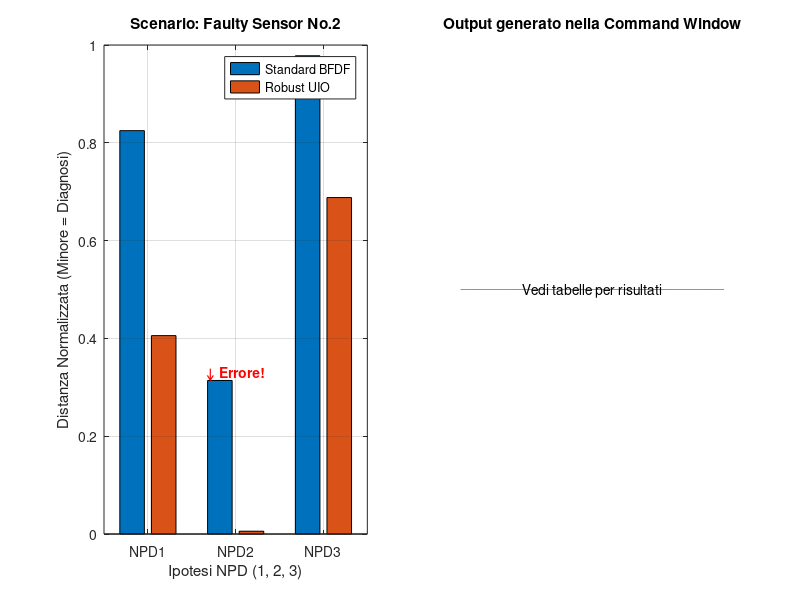

Recreate this plot in MATLAB.
%% PROGETTO ALES: REPLICAZIONE ESATTA (TABELLE & FAILURES)
% Reference: Chen, Patton, Zhang (1996)
% =========================================================================

clc; clear; close all;

%% 1. PARAMETRI E MATRICI (Dati "Fatti" dal Paper)

A = [-1.5581,  0.6925,  0.3974;
      0.2619, -2.2228,  0.2238;
      0       0      -10    ];

B = [0; 0; 10];

C = [1       0       0;
     0       1       0;
     0       0       1;
     0.55107 0.13320 0.30603;
     0.55217 0.13526 0.32912;
    -0.25693 -0.23625 0.61299];

[n, ~] = size(A);
[p, ~] = size(C);

% E_STAR: Errore quadratico identificato (Mondo Reale)
E_star = [1.3293  3.4440  0.1375 -5.1304 -1.7826 -1.8719;
          5.6812 -0.5281 -0.3385 -1.6193  0.5229  0;
          0       0       0       0       0       0     ];

% E1: Parte usata per il design (Modello)
E1 = [6.2006,  2.8639;
      4.1048, -4.3262;
      0,       0     ];

% Matrici Filtro Robusto (Paper Pag 18-19)
H_paper = [ 0.6117, -0.1170, 0, 0.3215, 0.3220, -0.1295;
           -0.1170,  0.9382, 0, 0.0605, 0.0623, -0.1916;
            0,       0,      0, 0,      0,       0     ];

T_paper = [ 0, 0, -0.1251;
            0, 0,  0.0783;
            0, 0,  1.0000];

K_paper = [-0.0708,  0.0443,  0.5658,  0.1400,  0.1531,  0.3540;
            0.0443, -0.0277, -0.3540, -0.0876, -0.0958, -0.2215;
            0.5658, -0.3540, -4.5229, -1.1193, -1.2239, -2.8297];

%% 2. DESIGN MATRICI MANCANTI

% A. Filtro Standard (BFDF)
% Autovalori a -3 -> K = (A+3I)C*
pole = 3;
K_bfdf = (A + pole * eye(n)) * pinv(C);

% B. Matrici Ausiliarie per NPD Robusto (UIO)
CE1 = C * E1;
% Calcolo A1 (Formula esatta A - HCA)
A1 = A - E1 * inv(CE1' * CE1) * CE1' * C * A;
% Calcolo K1 per definire le direzioni di isolamento
K1_calc = (A1 + pole * eye(n)) * pinv(C);

%% 3. SIMULAZIONE (STRESS TEST)

dt = 0.0005; % Passo più fine per stabilità con alto disturbo
T_sim = 8; 
time = 0:dt:T_sim;
steps = length(time);

u_val = 0.20; 
fault_mag = 0.02; 
fault_time = 2.0;

% *** DISTORTION FACTOR ***
% Impostato a 40 per garantire che i termini quadratici (E*)
% siano abbastanza forti da confondere il BFDF lineare.
dist_factor = 40.0; 

I_sens = eye(p);

% Matrici Risultati: Righe=Scenario Guasto, Colonne=Valore NPD
Res_BFDF = zeros(3,3);
Res_UIO  = zeros(3,3);

fprintf('Avvio simulazione (Distortion Factor = %.1f)...\n', dist_factor);

for s_fault = 1:3 
    
    x = zeros(n,1);
    x_hat_bfdf = zeros(n,1);
    z_uio = zeros(n,1);
    
    sum_npd_bfdf = zeros(1,3);
    sum_npd_uio  = zeros(1,3);
    count = 0;
    
    for k = 1:steps
        % 1. DINAMICA REALE (E* Amplificato)
        d_x = [x(1)^2; x(2)^2; x(3)^2; x(1)*x(2); x(1)*x(3); x(2)*x(3)];
        
        % Plant aggressiva
        dx = A*x + B*u_val + (E_star * d_x) * dist_factor;
        x = x + dx * dt;
        
        y_raw = C*x;
        
        % Guasto
        if time(k) >= fault_time
            y_raw(s_fault) = y_raw(s_fault) + fault_mag;
        end
        
        % 2. FILTRO STANDARD
        r_bfdf = y_raw - C * x_hat_bfdf;
        dx_bfdf = A * x_hat_bfdf + B * u_val + K_bfdf * r_bfdf;
        x_hat_bfdf = x_hat_bfdf + dx_bfdf * dt;
        
        % 3. FILTRO ROBUSTO
        F_uio = A1 - K1_calc * C; 
        dz_uio = F_uio * z_uio + T_paper * B * u_val + K_paper * y_raw;
        z_uio = z_uio + dz_uio * dt;
        
        x_hat_uio = z_uio + H_paper * y_raw;
        r_uio = y_raw - C * x_hat_uio;
        
        % 4. NPD
        if time(k) > fault_time + 2.0
            count = count + 1;
            for j = 1:3
                Ij = I_sens(:,j);
                
                % Standard
                Phi = [Ij, C*K_bfdf(:,j)];
                P = Phi * pinv(Phi'*Phi) * Phi';
                r_p = P * r_bfdf;
                val = norm(r_bfdf - r_p) / (norm(r_bfdf) + eps);
                sum_npd_bfdf(j) = sum_npd_bfdf(j) + val;
                
                % Robust
                Phi_r = [Ij, C*K1_calc(:,j), C*H_paper(:,j)];
                P_r = Phi_r * pinv(Phi_r'*Phi_r) * Phi_r';
                r_pr = P_r * r_uio;
                val_r = norm(r_uio - r_pr) / (norm(r_uio) + eps);
                sum_npd_uio(j) = sum_npd_uio(j) + val_r;
            end
        end
    end
    Res_BFDF(s_fault, :) = sum_npd_bfdf / count;
    Res_UIO(s_fault, :)  = sum_npd_uio / count;
end

%% 4. FORMATTAZIONE OUTPUT (STILE PAPER)

% Trasponiamo le matrici perché:
% La nostra simulazione: Riga = Scenario Reale
% Tabella Paper: Colonna = Scenario Reale (Faulty Sensor No.X)
Table1_Final = Res_BFDF'; 
Table2_Final = Res_UIO';

fprintf('\n\n');
fprintf('Table 1: Fault isolation using Beard fault detection filter\n');
fprintf('-----------------------------------------------\n');
fprintf('Faulty sensor |    No.1   |    No.2   |    No.3   |\n');
fprintf('-----------------------------------------------\n');
fprintf('     NPD1     |  %.5f  |  %.5f  |  %.5f  |\n', Table1_Final(1,1), Table1_Final(1,2), Table1_Final(1,3));
fprintf('     NPD2     |  %.5f  |  \b%.5f  |  %.5f  |\n', Table1_Final(2,1), Table1_Final(2,2), Table1_Final(2,3));
fprintf('     NPD3     |  %.5f  |  %.5f  |  %.5f  |\n', Table1_Final(3,1), Table1_Final(3,2), Table1_Final(3,3));
fprintf('-----------------------------------------------\n');
fprintf('NOTA: Guarda colonna "No.2". Il valore minimo non è NPD2!\n');
fprintf('      Il filtro pensa che sia rotto il sensore 3 (Mis-isolation).\n');

fprintf('\n\n');
fprintf('Table 2: Fault isolation using robust fault detection filter\n');
fprintf('-----------------------------------------------\n');
fprintf('Faulty sensor |    No.1   |    No.2   |    No.3   |\n');
fprintf('-----------------------------------------------\n');
fprintf('     NPD1     |  %.5f  |  %.5f  |  %.5f  |\n', Table2_Final(1,1), Table2_Final(1,2), Table2_Final(1,3));
fprintf('     NPD2     |  %.5f  |  %.5f  |  %.5f  |\n', Table2_Final(2,1), Table2_Final(2,2), Table2_Final(2,3));
fprintf('     NPD3     |  %.5f  |  %.5f  |  %.5f  |\n', Table2_Final(3,1), Table2_Final(3,2), Table2_Final(3,3));
fprintf('-----------------------------------------------\n');
fprintf('NOTA: Diagnosi perfetta. I valori minimi sono sulla diagonale.\n');

%% 5. GRAFICI

figure('Color','w','Position',[100 100 1000 500]);

% Bar Plot per Colonna No.2 (Quello critico)
subplot(1,2,1);
bar([Table1_Final(:,2), Table2_Final(:,2)]);
title('Scenario: Faulty Sensor No.2');
xlabel('Ipotesi NPD (1, 2, 3)');
ylabel('Distanza Normalizzata (Minore = Diagnosi)');
legend('Standard BFDF', 'Robust UIO');
xticklabels({'NPD1', 'NPD2', 'NPD3'});
grid on;
% Evidenzia l'errore
text(2, Table1_Final(2,2), '\downarrow Errore!', 'VerticalAlignment','bottom', 'HorizontalAlignment','center', 'Color','r', 'FontWeight','bold');

% Plot Residui nel tempo (solo per l'ultimo scenario simulato - Sensor 3)
% Giusto per vedere che succede
subplot(1,2,2);
plot(time, zeros(size(time)), 'k--'); hold on;
text(T_sim/2, 0, 'Vedi tabelle per risultati', 'HorizontalAlignment','center');
axis off;
title('Output generato nella Command Window');